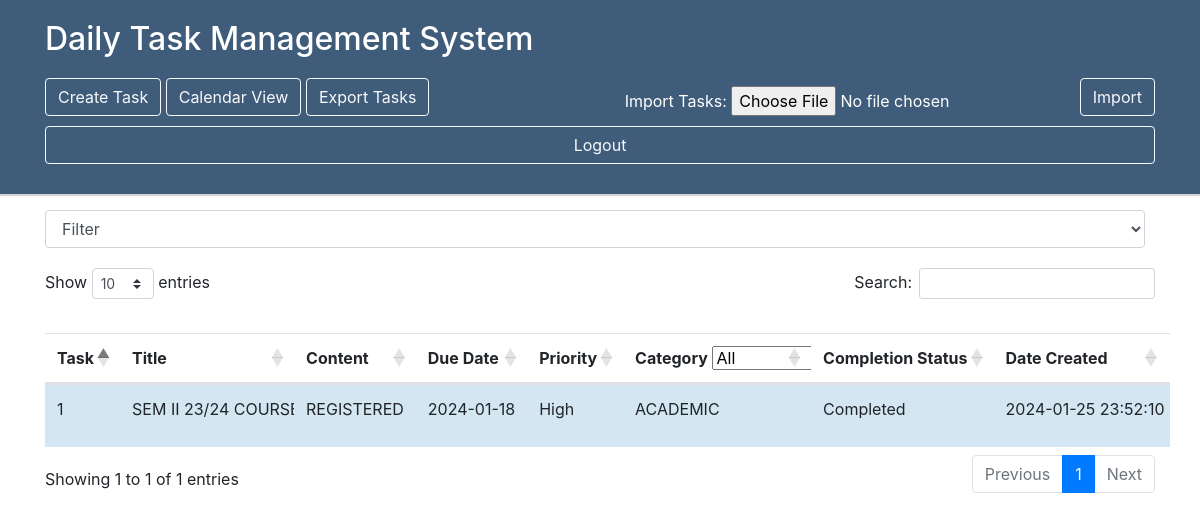
Page /index.php (signed in) on the committed database.
### tables this page shows
CREATE TABLE `notes` (
  `id` int(11) NOT NULL,
  `users_id` int(11) DEFAULT NULL,
  `title` varchar(255) NOT NULL,
  `content` text DEFAULT NULL,
  `created_at` timestamp NOT NULL DEFAULT current_timestamp(),
  `updated_at` timestamp NOT NULL DEFAULT current_timestamp() ON UPDATE current_timestamp(),
  `color` varchar(20) DEFAULT NULL,
  `due_date` date DEFAULT current_timestamp(),
  `priority` varchar(50) DEFAULT NULL,
  `completion_status` varchar(255) NOT NULL DEFAULT '''Incomplete''',
  `category` varchar(50) DEFAULT NULL
);

### read.php (the view, shortened to what this page needs)
<?php
include 'db_1.php';
$sql = "SELECT * FROM notes WHERE users_id = $users_id";
$result = $conn->query($sql);
if ($result) {
    $count = 1;
    while ($row = $result->fetch_assoc()) {
        echo "<tr style='background-color: " . $row["color"] . ";'>";
        echo "<td>" . $count . "</td>";
        echo "<td>" . $row["title"] . "</td>";
        $content = $row["content"];
        echo "<td>" . $content . "</td>";
        echo "<td>" . $row["due_date"] . "</td>";
        echo "<td>" . $row["priority"] . "</td>";
        echo "<td>" . $row["category"] . "</td>";
        echo "<td>" . $row["completion_status"] . "</td>";
        echo "<td>" . $row["created_at"] . "</td>";
        echo "<td>" . $row["updated_at"] . "</td>";
        echo "</tr>";
        $count++;
    }
} else {
    echo "<script>alert('Error: " . $conn->error . "');
    window.location.href='index.php';</script>";
}
?>

### index.php (style rules this page uses)
th, td { max-width: 150px; overflow: hidden; white-space: nowrap; }

### rows in the picture
notes: title "SEM II 23/24…", content "REGISTERED", due_date "2024-01-18", priority "High", category "ACADEMIC", completion_status "Completed", created_at "2024-01-25 23:52:10"
